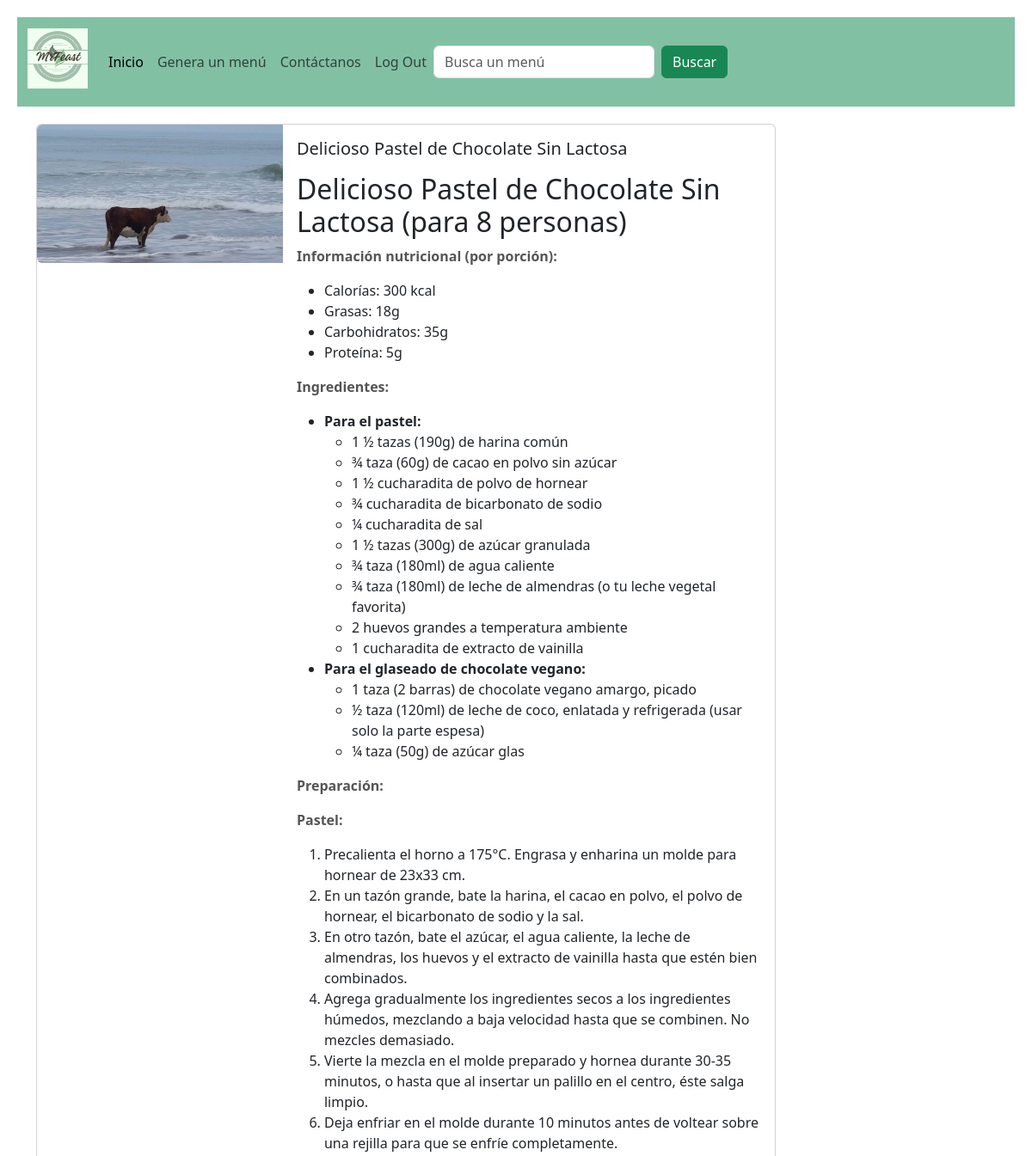
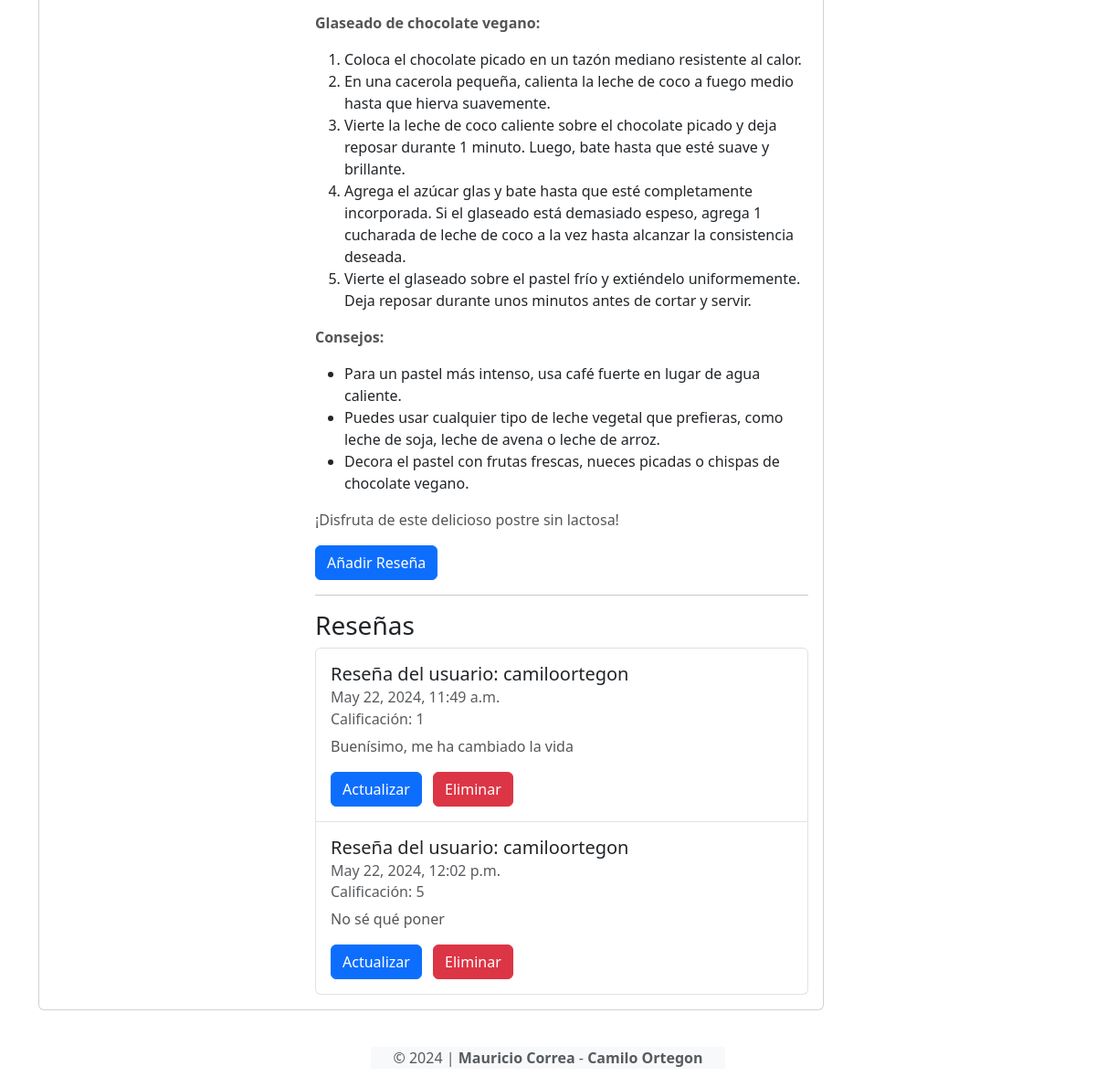
The app's page /portal/menu/2/ (signed in) with its own data (2 pictures, top to bottom).
### food/models.py (models this page shows, shortened)
class Menu(models.Model):
    title = models.CharField(max_length=100)
    descripcion = models.CharField(max_length=2000)
    imagen = models.ImageField(upload_to='menu/images/')

class Review(models.Model):
    user = models.ForeignKey(User, on_delete=models.CASCADE)  # Un usuario puede crear múltiples reseñas
    menu = models.ForeignKey(Menu, on_delete=models.CASCADE)
    text = models.CharField(max_length=100)
    date = models.DateTimeField(auto_now_add=True)  # Se llenará automáticamente con la fecha actual
    favorito = models.BooleanField()
    calificacion = models.IntegerField(default=1, validators=[MaxValueValidator(5), MinValueValidator(1)])

### food/views.py (the view)
# urls.py: path('menu/<int:pk>/', MenuDetailView.as_view(), name='detail'),
class MenuDetailView(DetailView):
    model = Menu
    template_name = 'detail.html'
    context_object_name = 'menu'  # Usar 'menu' en la plantilla para acceder al objeto
    def get_context_data(self, **kwargs):
        context = super().get_context_data(**kwargs)
        menu = self.object
        menu.descripcion = markdown2.markdown(menu.descripcion)
        context['reviews'] = Review.objects.filter(menu=menu)
        return context

### food/templates/detail.html (shortened to what this page needs)
{% extends 'base.html' %}
{% block content %}
<div class="card mb-3" style="max-width: 860px;">
    <div class="row g-0">
        <div class="col-md-4">
            <img src="{{ menu.imagen.url }}" class="img-fluid rounded-start" alt="Imagen de {{ menu.title }}">
        </div>
        <div class="col-md-8">
            <div class="card-body">
                <h5 class="card-title">{{ menu.title }}</h5>
                <p class="card-text">{{ menu.descripcion|safe }}</p>
                {% if user.is_authenticated %}
                <a href="{% url 'createreview' menu.id %}" class="btn btn-primary">
                    Añadir Reseña
                </a>
                {% endif %}
                <hr />
                <h3>Reseñas</h3>
                <ul class="list-group">
                    {% for review in reviews %}
                    <li class="list-group-item pb-3 pt-3">
                        <h5 class="card-title">Reseña del usuario: {{ review.user.username }}</h5>
                        <h6 class="card-subtitle mb-2 text-muted">{{ review.date }}</h6>
                        <h6 class="card-subtitle mb-2 text-muted">Calificación: {{ review.calificacion }}</h6>
                        <p class="card-text">{{ review.text }}</p>
                        {% if user.is_authenticated and user == review.user %}
                        <a class="btn btn-primary me-2" href="{% url 'updatereview' review.id %}">
                            Actualizar
                        </a>
                        <form action="{% url 'deletereview' review.id %}" method="post" style="display:inline;">
                            <button type="submit" class="btn btn-danger">Eliminar</button>
                        </form>
                        {% endif %}
                    </li>
                    {% empty %}
                    <li class="list-group-item">No hay reseñas para este menú.</li>
                    {% endfor %}
                </ul>
            </div>
        </div>
    </div>
</div>
{% endblock content %}

### food/templates/base.html (style rules this page uses)
button { padding: 10px; background-color: #fff; color: #000000; border: none; border-radius: 5px; cursor: pointer; }
h2 { color: #82C0A4; font-size: 1.2em; margin-bottom: 10px; }
p { color: #555; }

### records on screen
Menu: imagen (picture), title "Delicioso Pastel de Chocolate Sin Lactosa", descripcion "Delicioso Pastel de Chocolate Sin Lactosa (para 8 personas) Información nutricional (por porción): Calorías: 300 kcal Grasas: 18g Carbohidratos: 35g Proteína: 5g Ingredientes: Para el pastel: 1 ½ tazas (190g) de harina común ¾ taza (60g) de cacao en polvo sin azúcar 1 ½ cucharadita de polvo de hornear ¾ cucharadita de bicarbonato de sodio ¼ cucharadita de sal 1 ½ tazas (300g) de azúcar granulada ¾ taza (180ml) de agua caliente ¾ taza (180ml) de leche de almendras (o tu leche vegetal favorita) 2 huevos grandes a temperatura ambiente 1 cucharadita de extracto de vainilla Para el glaseado de chocolate vegano: 1 taza (2 barras) de chocolate vegano amargo, picado ½ taza (120ml) de leche de coco,…"
Review: user.username "camiloortegon", date "May 22, 2024, 11:49 a.m.", calificacion "1", text "Buenísimo, me ha cambiado la vida", shows "Actualizar"
Review: user.username "camiloortegon", date "May 22, 2024, 12:02 p.m.", calificacion "5", text "No sé qué poner", shows "Actualizar"
